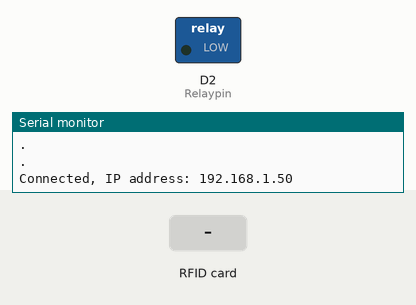
Recording of a sketch running on a simulated ESP8266 (NodeMCU). Parts: switched loads named in the sketch (green lamp = pin HIGH), the last lines printed to the serial monitor. Inputs (shaded band) come from the test bench. WiFi joins after 1.5 s; servers stay silent unless stated.

Above: at 2.7 s.
2.8 s: RFID card 5E 7A 19 C4 held to the reader
At 3.7 s:
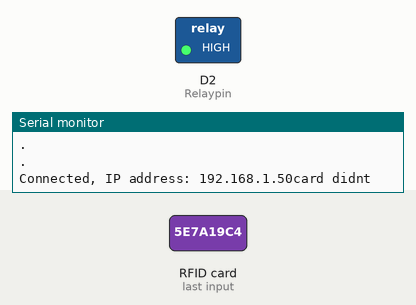
Timing chart, 0 to 5.8 s (numbered marks = the images above; inputs shaded):
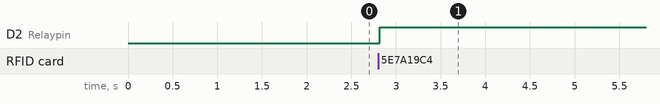

The sketch:

turnOnPC.ino
```cpp
#include <SPI.h>
#include <MFRC522.h>
#include <ESP8266WiFi.h>
//#include <LiquidCrystal.h>

WiFiServer test_server(1883);

WiFiClient test_client;
bool client_flag=0;


#define RST_PIN D0
#define SS_PIN D8

byte readCard[4];
String MasterTag = "9384BC";	// REPLACE this Tag ID with your Tag ID!!!
String tagID = "";

int Relaypin = D2;

// Create instances
MFRC522 mfrc522(SS_PIN, RST_PIN);


void setup()
{
  Serial.begin(115200);
  // Initiating
  SPI.begin(); // SPI bus
  mfrc522.PCD_Init(); // MFRC522
  //mfrc522.PCD_DumpVersionToSerial();	// Show details of PCD - MFRC522 Card Reader details
  //erial.println(F("Scan PICC to see UID, SAK, type, and data blocks..."));

  pinMode(Relaypin, OUTPUT);
  Serial.println();

  WiFi.begin("CasinoDuongHang", "nhapbuadi");

  Serial.println("Connecting....");

  while (WiFi.status() != WL_CONNECTED)
  {
    delay(500);
    Serial.println(".");
  }

  Serial.println();

  Serial.print("Connected, IP address: " );
  Serial.print(WiFi.localIP());
}

void loop()
{

  //Wait until new tag is available
  while (getID())
  {
    digitalWrite(Relaypin, HIGH);
    if (tagID == MasterTag)
    {
        Serial.println("card selected");
        digitalWrite(Relaypin,LOW);
        Serial.println("on");
        delay(500);
        digitalWrite(Relaypin, HIGH);
        Serial.println("off");
    }
    else
    {
      Serial.println("card didnt ");
    }


  }
  if (client_flag){
    if (test_client.connected()){

    }
    else{
      client_flag = 0;
      Serial.println("Client disconnected");
    }
  }
  else{
    test_client = test_server.available();

    if(test_client){

      client_flag = 1;
      Serial.println("Client connected");
    }
  }


}

//Read new tag if available
boolean getID()
{
  // Getting ready for Reading PICCs
  if ( ! mfrc522.PICC_IsNewCardPresent()) { //If a new PICC placed to RFID reader continue
  return false;
  }
  if ( ! mfrc522.PICC_ReadCardSerial()) { //Since a PICC placed get Serial and continue
  return false;
  }
  tagID = "";
  for ( uint8_t i = 0; i < 4; i++) { // The MIFARE PICCs that we use have 4 byte UID
  //readCard[i] = mfrc522.uid.uidByte[i];
  tagID.concat(String(mfrc522.uid.uidByte[i], HEX)); // Adds the 4 bytes in a single String variable
  }
  tagID.toUpperCase();
  mfrc522.PICC_HaltA(); // Stop reading
  return true;
}
```

Measured:
- after the input at 2.8 s, D2 (Relaypin): LOW → HIGH at once
